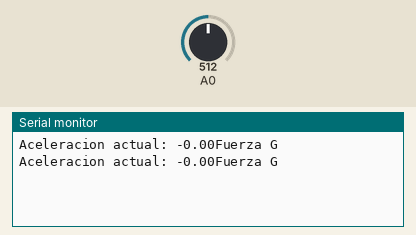
Bench run of a sketch on a simulated Arduino Uno, built with avr-gcc and run on an emulated ATmega328P. Shown: the last lines printed to the serial monitor. The inputs (shaded band) are chosen by the test bench; at power-on: A0 = 512.

Above: at 1.8 s.
1.9 s: A0 set to 716
At 2.3 s:
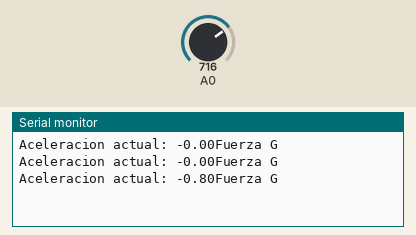
3.4 s: A0 set to 900
At 4.8 s:
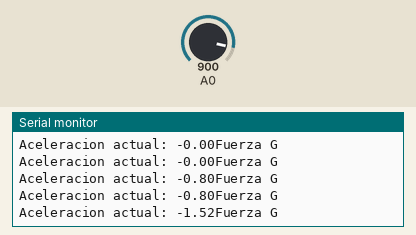
Timing chart, 0 to 6.4 s (numbered marks = the images above; inputs shaded):
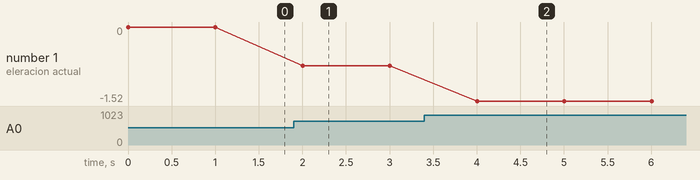

The sketch:

examen1_sep20a.ino
```cpp
float volts = 0.0;
float F = 0.0;

void setup()
{
  pinMode(A0, INPUT);
  Serial.begin(9600);
  //Comunicación con la computadora a una velocidad serial de 9600 bits por segundo (baudios)
}

void loop()
{
  volts = analogRead(A0);
  F = -((volts*4)/1023-2);
  Serial.print("Aceleracion actual: ");
  Serial.print(F);
  Serial.println("Fuerza G");
  delay(1000);
}
```

Measured:
- after the input at 1.9 s, the serial monitor: prints a new line after 0.10 s (image 1)
- after the input at 3.4 s, the serial monitor: prints a new line after 0.60 s (image 2)
- plotted number 1: 0 → -0.8 after the input at 1.9 s, -0.8 → -1.52 after the input at 3.4 s
